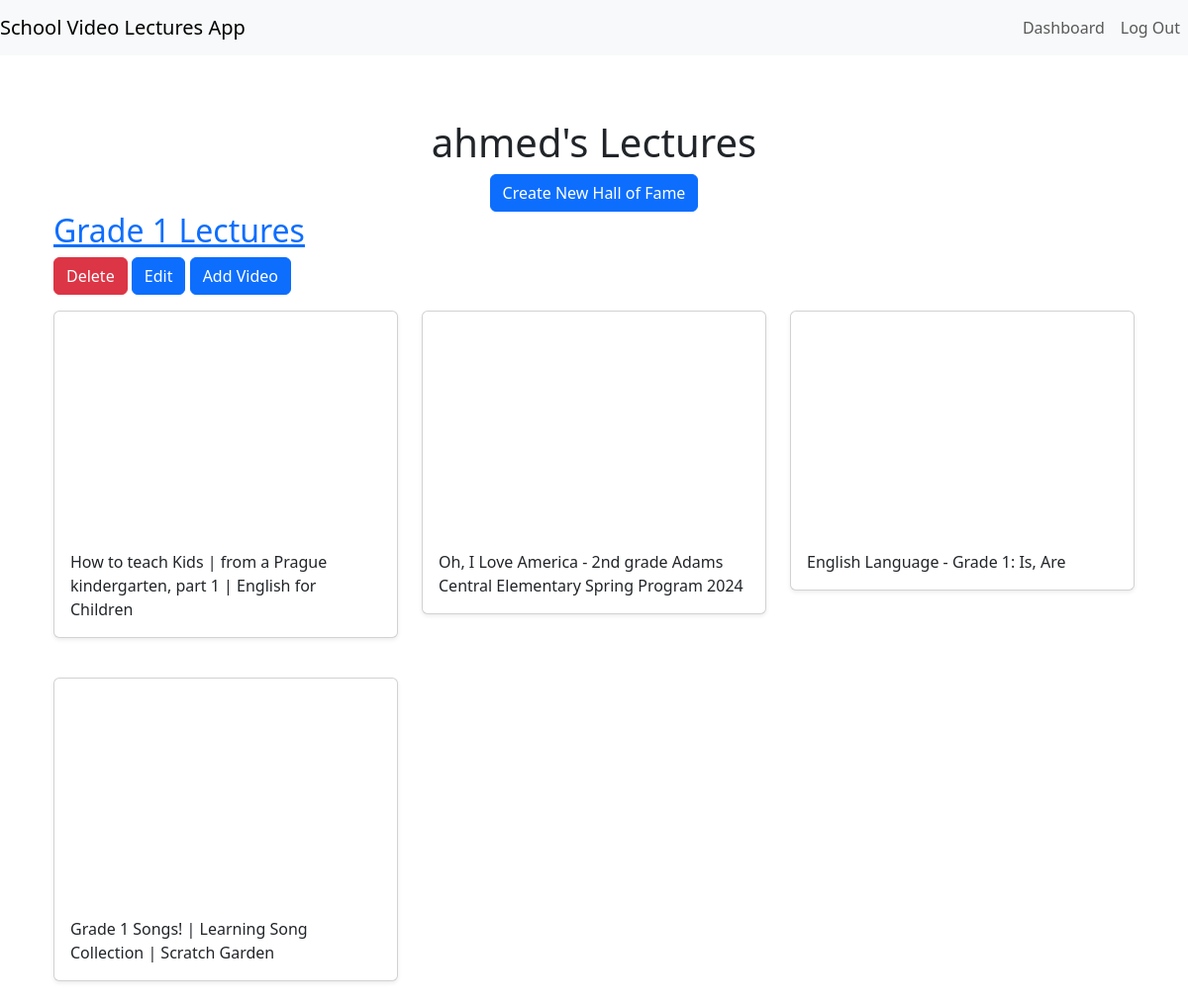
The page /dashboard (signed in) on the database its author committed.
### halls/models.py (models this page shows)
class Hall(models.Model):
    title = models.CharField(max_length=255)
    user = models.ForeignKey(User, on_delete=models.CASCADE)

class Video(models.Model):
    title = models.CharField(max_length=255)
    url = models.URLField()
    youtube_id = models.CharField(max_length=255)
    hall = models.ForeignKey(Hall, on_delete=models.CASCADE)

### halls/views.py (the view)
# urls.py: path('dashboard', views.dashboard, name='dashboard'),
@login_required
def dashboard(request):
    halls = Hall.objects.filter(user=request.user)
    return render(request, 'halls/dashboard.html', {'halls':halls})

### halls/templates/halls/dashboard.html
{% extends 'halls/base.html' %}
{% block content %}
<div class="container">
  <div class="text-center">
    <h1>{{ user.username }}'s Lectures</h1>
    <a href="{% url 'create_hall' %}" class="btn btn-primary">Create New Hall of Fame</a>
  </div>
    {% for hall in halls %}
<h2><a href="{% url 'detail_hall' hall.id %}">{{ hall.title }}</a></h2>
<a href="{% url 'delete_hall' hall.id %}" class="btn btn-danger">Delete</a>
<a href="{% url 'update_hall' hall.id %}" class="btn btn-primary">Edit</a>
<a href="{% url 'add_video' hall.id %}" class="btn btn-primary">Add Video</a>
    <div class="row">
      {% for video in hall.video_set.all %}
      <div class="col-md-4 mt-3">
        <div class="card mb-4 shadow-sm">
          <iframe width="100%" height="225" src="https://www.youtube.com/embed/{{ video.youtube_id }}" frameborder="0" allow="accelerometer; autoplay; encrypted-media; gyroscope; picture-in-picture" allowfullscreen></iframe>
          <div class="card-body">
            <p class="card-text">{{ video.title }}</p>
          </div>
        </div>
      </div>
      {% endfor %}
      </div>
    {% endfor %}
</div>
{% endblock %}

### halls/templates/halls/base.html (style rules this page uses)
body { padding-top: 4.5rem; }

### rows shown on the page
Hall: title "Grade 1 Lectures"
Video: title "How to teach Kids | from a Prague kindergarten, part 1 | English for Children"
Video: title "Oh, I Love America - 2nd grade Adams Central Elementary Spring Program 2024"
Video: title "English Language - Grade 1: Is, Are"
Video: title "Grade 1 Songs! | Learning Song Collection | Scratch Garden"

### other values the page prints
{{ user.username }} "ahmed"
